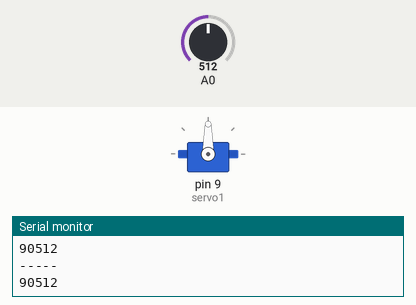
The sketch below on a simulated Arduino Uno, built with avr-gcc and run on an emulated ATmega328P. Parts: servo, the last lines printed to the serial monitor. The inputs (shaded band) are chosen by the test bench; at power-on: A0 = 512.

Above: at 1.2 s.
1.3 s: A0 set to 716
At 2.2 s:
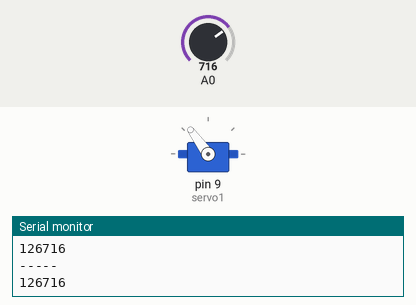
2.8 s: A0 set to 900
At 4.0 s:
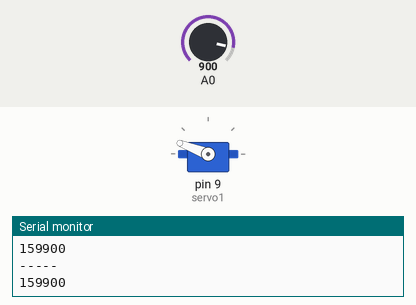
4.3 s: A0 set to 1023
At 5.2 s:
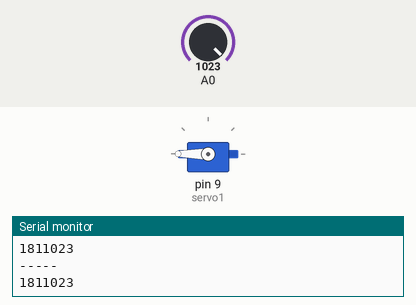
5.8 s: A0 set to 306
At 7.0 s:
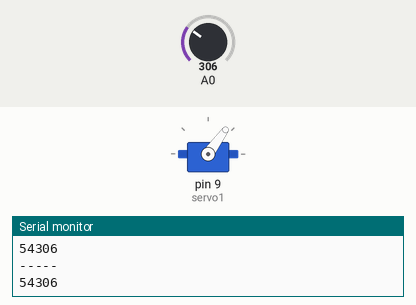
7.3 s: A0 set to 122
At 7.6 s:
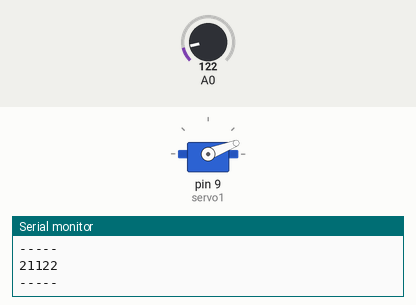
8.8 s: A0 set to 511
At 9.9 s:
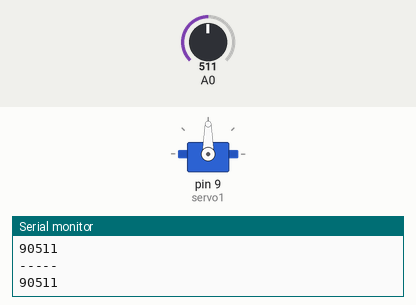
Timing chart, 0 to 11.3 s (numbered marks = the images above; inputs shaded):
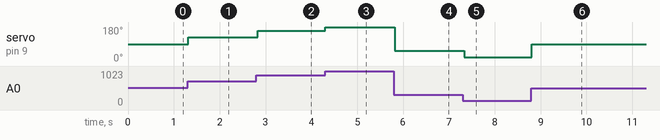

Measured:
- after the input at 1.3 s, servo on pin 9 (servo1): 90° → 126° at once
- after the input at 2.8 s, servo on pin 9 (servo1): 126° → 159° at once
- after the input at 4.3 s, servo on pin 9 (servo1): 159° → 180° at once
- after the input at 5.8 s, servo on pin 9 (servo1): 180° → 54° at once
- after the input at 7.3 s, servo on pin 9 (servo1): 54° → 21° at once
- after the input at 8.8 s, servo on pin 9 (servo1): 21° → 90° at once

The sketch:

ModifiedServoMotor.ino
```cpp
//include the servo library
#include <Servo.h>
//create a servo object called servo1
Servo servo1;

//Variable for the potentiometer
int potValue = 0;

//Degree for the potentiometer to change
int degree = 0;

void setup()
{
  //attach servo1 to pin 9 on the Arduino 101
  servo1.attach(9);

  //Serial monitor initalization
  Serial.begin(9600);
}
void loop()
{
  //Giving the pot an analog value
  potValue = analogRead(A0);

  //Then printing that on serial monitor
  Serial.println(potValue);
  Serial.println("-----");

  //This converts the analog value from the pot
  //to a degree value
  degree = map(potValue, 0, 1023, 0, 181);
  Serial.print(degree);

  //Moves the servo with the degree value
  servo1.write(degree);
  delay(50);
}
```
